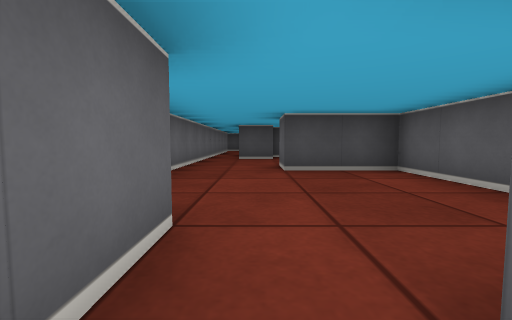
[1] (above)

12 first-person views from a walk through a cub3D maze. The camera is about half as high as the walls, tilts 4° down and sees 90° across. The floor is counted in squares. Each view is taken from the middle of a square. On the plan, view 1 faces up. The plan holds only what a view shows up to about 9 squares ahead; the rest is blank.

[2]
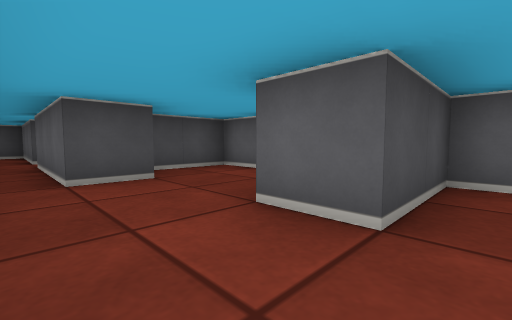

[3]
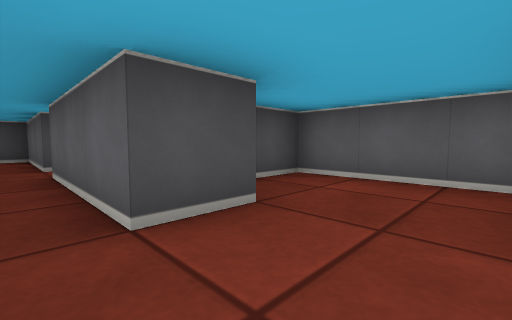

[4]
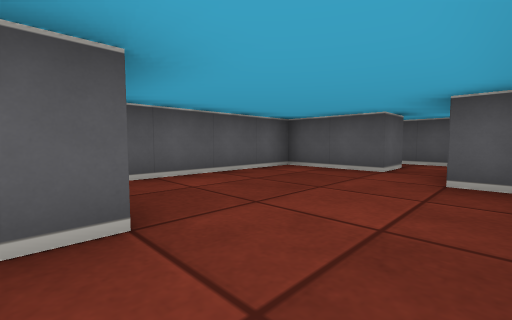

[5]
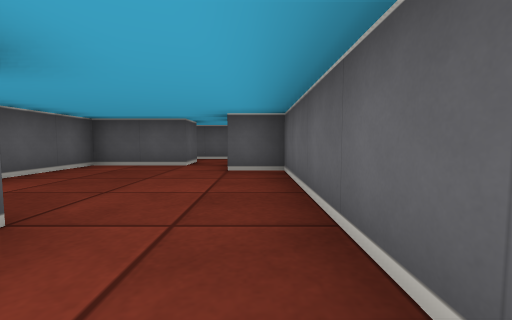

[6]
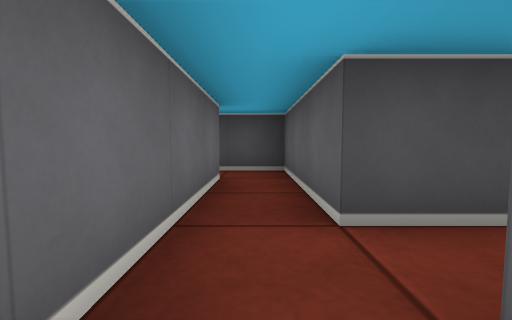

[7]
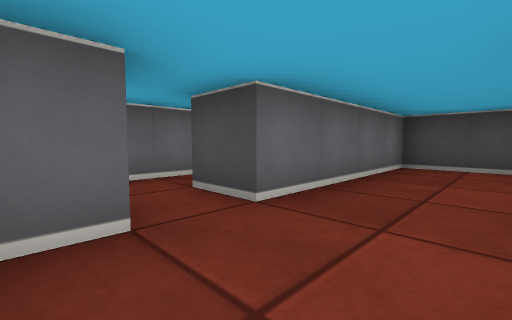

[8]
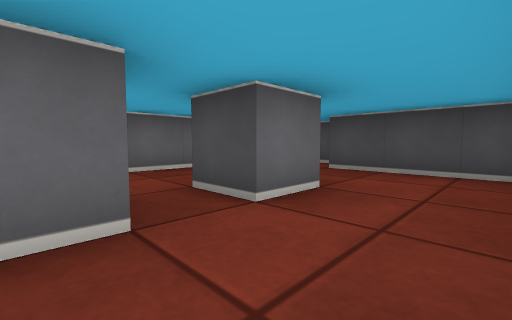

[9]
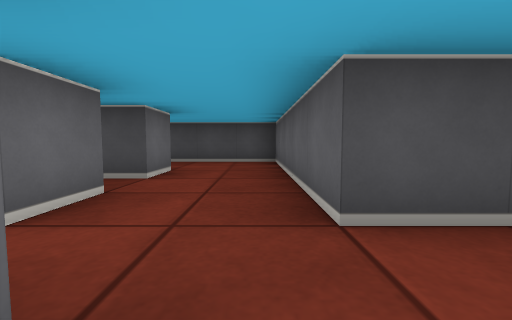

[10]
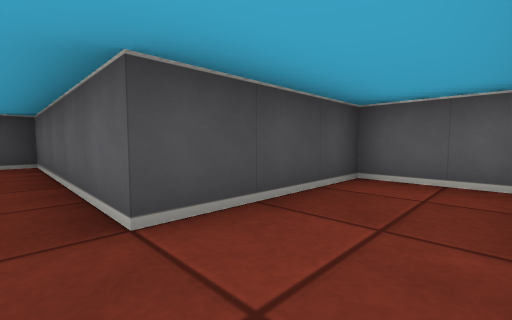

[11]
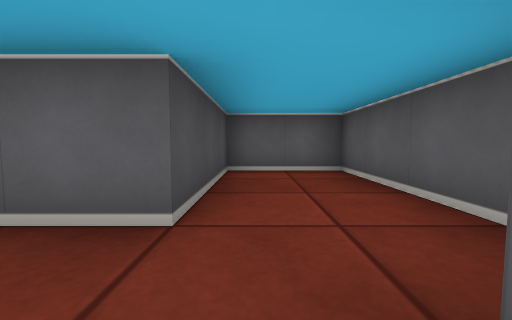

[12]
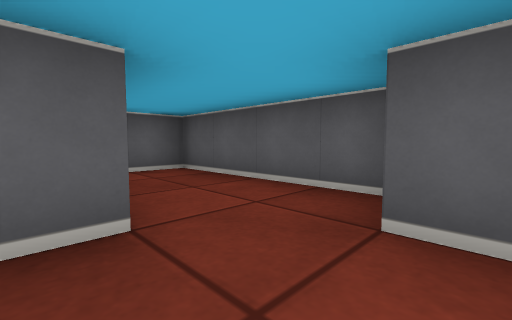

### Floor plan
Points are (right, up) in squares from view 1. A wall is a line through its corners. A room is listed if a view was taken in it or the views show most of it. See-through windows are left out.
Room 1 (view 1)
walls: (-0.2, -1.5) (0.9, -1.5); (0.5, -0.6) (0.5, 0.5)
ways out: opening at (0, 0) to room 2
Room 2 (views 2, 4)
walls: (0.5, 0.5) (2.5, 0.5) (2.5, 4.5) (0.5, 4.5) (0.5, 5.5); (-1.5, 5.5) (-1.5, 1.5) (-0.5, 1.5) (-0.5, 0.4)
ways out: opening at (0, 0) to room 1; opening at (-0.5, 5) to room 3
Room 3 (views 3, 5, 6)
walls: (0.6, 7.5) (-0.5, 7.5) (-0.5, 10.5); (2.5, 5.9) (2.5, 8.5) (0.5, 8.5); (0.5, 11.5) (-0.5, 11.5); (-1.5, 11.5) (-1.5, 5.5)
ways out: opening at (-0.5, 5) to room 2; opening at (0, 11) to room 4; opening at (-1, 12.5) to room 6
Room 4 (views 7, 8, 12)
walls: (3.5, 12.6) (3.5, 11.5) (2.5, 11.5); (3.5, 10.6) (3.5, 9.5); (2.1, 15.5) (0.5, 15.5) (0.5, 11.5); (0.5, 10.6) (0.5, 9.9); (5.5, 9.5) (5.5, 14.5) (2.5, 14.5)
ways out: opening at (0, 11) to room 3; opening at (4.5, 10) to room 5
Room 5 (views 9, 10, 11)
walls: (4.8, 7.5) (8.5, 7.5) (8.5, 9.5) (5.5, 9.5); (3.9, 8.5) (4.5, 8.5)
ways out: opening at (4.5, 10) to room 4
Room 6 (no view inside)
walls: (-1.5, 13.5) (-1.5, 11.5); (-0.5, 11.5) (-0.5, 14.5) (-1.8, 14.5)
ways out: opening at (-1, 12.5) to room 3; opening at (-2, 14)

Positions as (right, up) in squares from view 1, and headings:
1: (0, 0), facing up
2: (-1, 4), facing up-right
3: (-1, 6), facing up-right
4: (-1, 5), facing down-right
5: (-1, 6), facing down
6: (-1, 10), facing up
7: (2, 10), facing up-left
8: (5, 10), facing up-left
9: (5, 8), facing up
10: (5, 8), facing up-right
11: (4, 9), facing right
12: (4, 10), facing down-right
